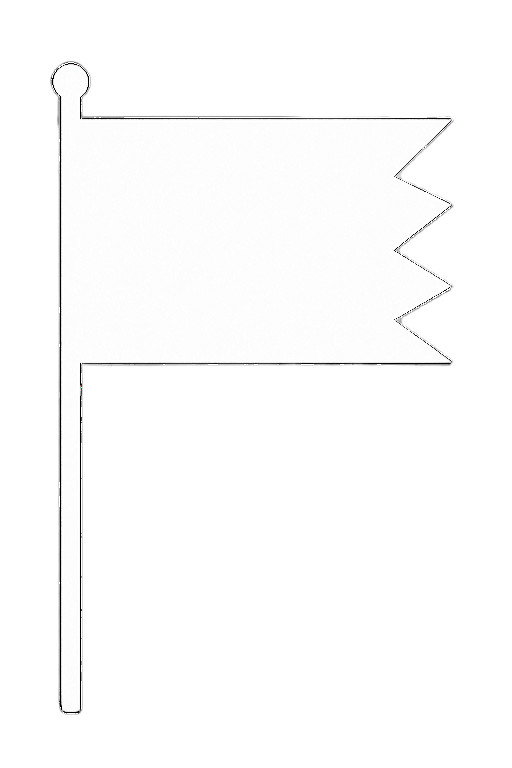
#> input picture chunqiu-baye/assets/image/形制03a_牙旗大齿_20260917102229.png, 512 x 768 px
$ python gen_flag_assets.py
#> lines starting #> are read from the running program, lines starting #| are printed output that depends on the picture
#!/usr/bin/env python3
# -*- coding: utf-8 -*-
"""
gen_flag_assets.py — 把 AI 纯白旗拆成"可染色素材"（2026-09-17）

用户口径：
  * 军队用「牙旗（狼牙 3 齿）」、战斗/战争用「大纛」
  * 颜色 + 国名要能按势力换 → 旗面必须能单独染色

做法（两层，运行时叠）：
  1. 整面旗（白）  → <name>.png        运行时用固定深棕染色（杆/穗/杆头）
  2. 旗面（白）    → <name>_cloth.png  运行时用势力色染色，盖在第 1 层上
  3. flags.json    → 记录旗面在整图中的相对位置/大小 + 写字中心点

输出：assets/image/flags/
"""

import json
import os
from PIL import Image, ImageDraw

OUT = "/workspace/assets/image/flags"

# name, 源文件, 旗面范围(原图坐标 x0,y0,x1,y1)
#   牙旗：量测得旗面 y 117..363、x 58..451，其中 x<82 是旗杆 → 左边界取 82 避开杆
#   大纛：量测得旗面 y 112..540、x 142..375（上方 91..110 是横木，不纳入）
ITEMS = [
    ("army", "assets/image/形制03a_牙旗大齿_20260917102229.png", (82, 115, 453, 366)),
    ("war",  "assets/image/形制09_大纛_20260917101720.png",       (142, 112, 375, 540)),
]


def main():
    os.makedirs(OUT, exist_ok=True)
    meta = {}

    for name, src, (cx0, cy0, cx1, cy1) in ITEMS:
        im = Image.open(src).convert("RGBA")
#> im is the input picture: PIL image 512x768 RGBA; mean R, G, B, A 63, 62.9, 62.9, 64.9
        bb = im.getbbox()                      # 裁掉透明边
#> bb = (49, 60, 455, 716)
        full = im.crop(bb)
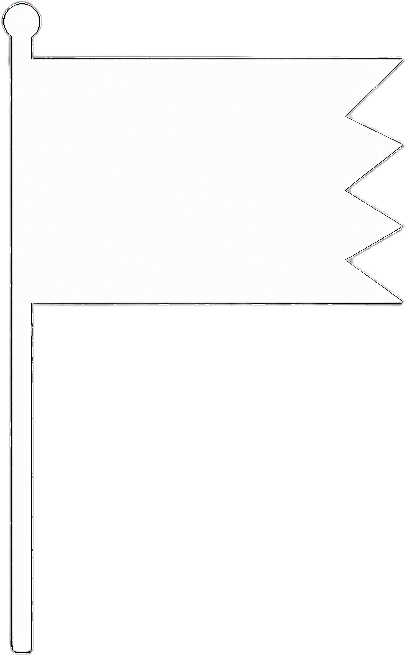
#> full: PIL image 406x656 RGBA; mean R, G, B, A 93, 92.9, 92.9, 95.8; transparent parts drawn white
        fx0, fy0 = bb[0], bb[1]
#> fx0 = 49; fy0 = 60

        # 旗面：把范围外的整张图清空，只留旗面
        cloth = Image.new("RGBA", im.size, (0, 0, 0, 0))
#> cloth: PIL image 512x768 RGBA; every value is 0
        cloth.paste(im.crop((cx0, cy0, cx1, cy1)), (cx0, cy0))

        # 再裁到旗面的紧致包围盒（便于定位）
        cbb = cloth.getbbox()
#> cbb = (82, 115, 453, 366)
        cloth_c = cloth.crop(cbb)
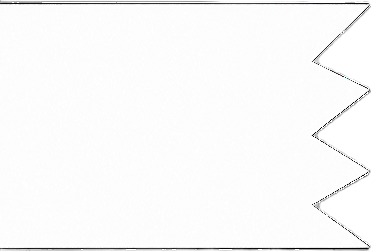
#> cloth_c: PIL image 371x251 RGBA; mean R, G, B, A 228.5, 228.1, 228.3, 232.6; transparent parts drawn white

        full.save(f"{OUT}/{name}_flag.png")
        cloth_c.save(f"{OUT}/{name}_cloth.png")

        meta[name] = {
            "size": [full.width, full.height],                       # 整旗尺寸(px)
            "cloth": [cbb[0] - fx0, cbb[1] - fy0,                    # 旗面相对整旗的偏移
                      cbb[2] - cbb[0], cbb[3] - cbb[1]],             # 旗面尺寸
        }
        print(name, "整旗", full.size, "旗面", cloth_c.size, "偏移",
              (cbb[0] - fx0, cbb[1] - fy0))
#| army 整旗 (406, 656) 旗面 (371, 251) 偏移 (33, 55)

    with open(f"{OUT}/flags.json", "w", encoding="utf-8") as f:
        json.dump(meta, f, ensure_ascii=False, indent=2)

    # 自检图：绿框=旗面, 红框=整旗
    sheet = Image.new("RGB", (2 * 300 + 60, 460), (34, 38, 48))
    d = ImageDraw.Draw(sheet)
    for i, (name, _src, _box) in enumerate(ITEMS):
        f = Image.open(f"{OUT}/{name}_flag.png").convert("RGBA")
        f.thumbnail((280, 420))
        x = 30 + i * 320
        sheet.paste(f, (x, 20), f)
        m = meta[name]
        sx, sy = f.width / m["size"][0], f.height / m["size"][1]
        d.rectangle([x + m["cloth"][0] * sx, 20 + m["cloth"][1] * sy,
                     x + (m["cloth"][0] + m["cloth"][2]) * sx,
                     20 + (m["cloth"][1] + m["cloth"][3]) * sy],
                    outline=(80, 230, 120), width=2)
        d.text((x, 445), name, fill=(230, 220, 180))
    sheet.save("/workspace/work_tmp/shots/flag_layers.png")
    print("自检图: work_tmp/shots/flag_layers.png")


if __name__ == "__main__":
#> (the run stopped early here; a loop or call above may not have finished)
